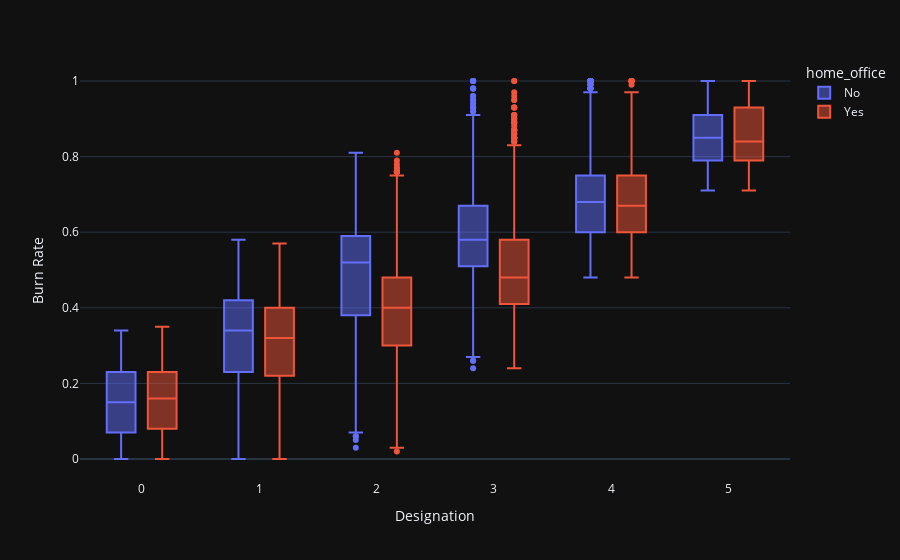

Here is the notebook cell this chart was saved with:
### Markdown cell above
# Conclusiones:

### * Tanto los hombres como mujeres que no realizar home office tienen un mayor nivel de cansancio.

### * En comparacion entre los hombres y mujeres que realizan home office, vemos un mayor cansancio en los hombres.

### * Las mujeres que no realizan home office, tienen una mayor dispersion en contra posicion que los hombres.

### Code cell
##CORREGIR PARA GENERAR GRÁFICO

fig = px.box(data_frame=df, x='Designation',y='Burn Rate',color='home_office',orientation='v')
fig.show()

### Figure 1 — Plotly figure (JSON) as saved in the notebook; plotly's stock layout.template omitted (floating-point values rounded to 4 significant figures; data arrays with more than 128 entries replaced by an {"elided": "..."} marker saying what was removed)
{"data": [{"alignmentgroup": "True", "hovertemplate": "home_office=No<br>Designation=%{x}<br>Burn Rate=%{y}<extra></extra>", "legendgroup": "No", "marker": {"color": "#636efa"}, "name": "No", "notched": false, "offsetgroup": "No", "orientation": "v", "showlegend": true, "type": "box", "x": {"elided": "9941 int values"}, "x0": " ", "xaxis": "x", "y": {"elided": "9941 float values"}, "y0": " ", "yaxis": "y"}, {"alignmentgroup": "True", "hovertemplate": "home_office=Yes<br>Designation=%{x}<br>Burn Rate=%{y}<extra></extra>", "legendgroup": "Yes", "marker": {"color": "#EF553B"}, "name": "Yes", "notched": false, "offsetgroup": "Yes", "orientation": "v", "showlegend": true, "type": "box", "x": {"elided": "11685 int values"}, "x0": " ", "xaxis": "x", "y": {"elided": "11685 float values"}, "y0": " ", "yaxis": "y"}], "layout": {"boxmode": "group", "legend": {"title": {"text": "home_office"}, "tracegroupgap": 0}, "margin": {"t": 60}, "xaxis": {"anchor": "y", "domain": [0, 1], "title": {"text": "Designation"}}, "yaxis": {"anchor": "x", "domain": [0, 1], "title": {"text": "Burn Rate"}}}}
